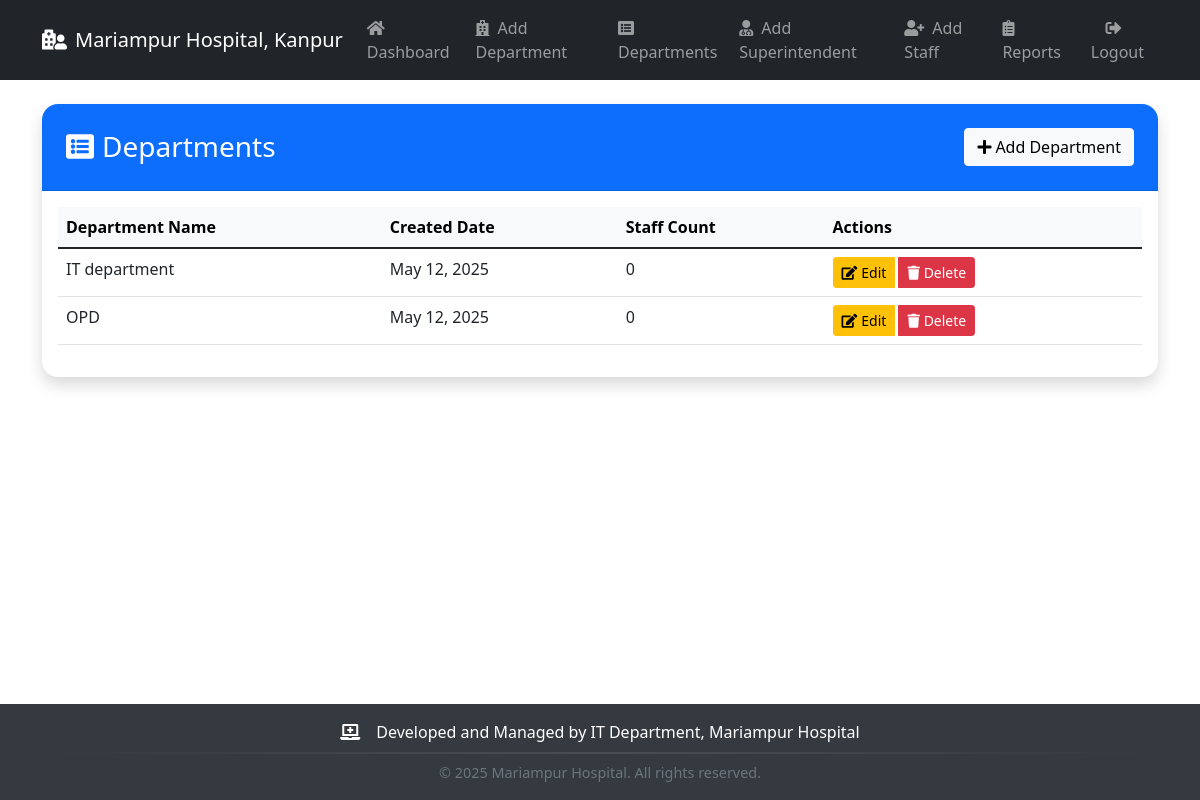
The app's page /departments/ (signed in) with its own data.
### staff_monitor/models.py (models this page shows, shortened)
class Department(models.Model):
    name = models.CharField(max_length=100, unique=True)
    created_at = models.DateTimeField(auto_now_add=True)
    class Meta:
        ordering = ['name']

### staff_monitor/views.py (the view)
# urls.py: path('departments/', views.department_list, name='department_list'),
@login_required
@user_passes_test(is_admin)
def department_list(request):
    departments = Department.objects.all().order_by('name')
    return render(request, 'staff_monitor/department_list.html', {
        'departments': departments
    })

### staff_monitor/views.py (called while the page is built)
def is_admin(user):
    return user.is_staff

### staff_monitor/templates/staff_monitor/department_list.html (shortened to what this page needs)
{% extends 'staff_monitor/base.html' %}
{% block content %}
<div class="card">
    <div class="card-header bg-primary text-white d-flex justify-content-between align-items-center">
        <h3 class="mb-0">
            <i class="fas fa-list-alt me-2"></i>Departments
        </h3>
        <a href="{% url 'add_department' %}" class="btn btn-light">
            <i class="fas fa-plus me-1"></i>Add Department
        </a>
    </div>
    <div class="card-body">
        <div class="table-responsive">
            <table class="table table-hover">
                <thead class="table-light">
                    <tr>
                        <th>Department Name</th>
                        <th>Created Date</th>
                        <th>Staff Count</th>
                        <th>Actions</th>
                    </tr>
                </thead>
                <tbody>
                    {% for department in departments %}
                    <tr>
                        <td>{{ department.name }}</td>
                        <td>{{ department.created_at|date:"M d, Y" }}</td>
                        <td>{{ department.staff_set.count }}</td>
                        <td>
                            <div class="btn-group">
                                <a href="{% url 'edit_department' department.id %}" class="btn btn-warning btn-sm">
                                    <i class="fas fa-edit me-1"></i>Edit
                                </a>
                                <button type="button" class="btn btn-danger btn-sm" data-bs-toggle="modal" data-bs-target="#deleteModal{{ department.id }}">
                                    <i class="fas fa-trash me-1"></i>Delete
                                </button>
                            </div>
                        </td>
                    </tr>
                    {% empty %}
                    <tr>
                        <td colspan="4" class="text-center py-4">
                            <i class="fas fa-folder-open text-muted me-2"></i>No departments found
                        </td>
                    </tr>
                    {% endfor %}
                </tbody>
            </table>
        </div>
    </div>
</div>
{% endblock %}

### staff_monitor/templates/staff_monitor/base.html (style rules this page uses)
body { display: flex; flex-direction: column; min-height: 100vh; }

### staff_monitor/templates/staff_monitor/department_list.html (style rules this page uses)
.card { border-radius: 1rem; border: none; box-shadow: 0 0.5rem 1rem rgba(0, 0, 0, 0.15); }
.card-header { border-top-left-radius: 1rem !important; border-top-right-radius: 1rem !important; padding: 1.5rem; }
.btn-group .btn { margin-right: 0.25rem; }

### records on screen
Department: name "IT department", created_at "May 12, 2025", staff_set.count "0"
Department: name "OPD", created_at "May 12, 2025", staff_set.count "0"
